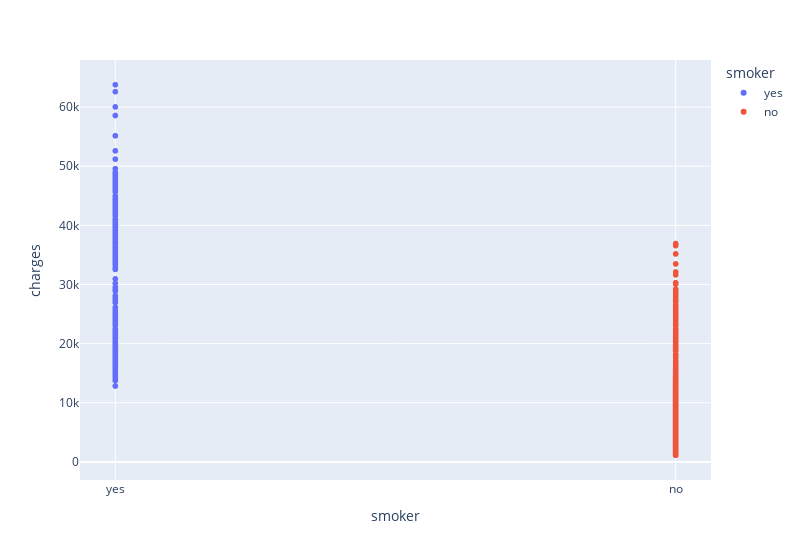

Notebook source saved alongside this figure:
### Markdown cell above
# Multivariate Analysis

### Code cell
px.scatter(df, x='smoker', y='charges', color='smoker', width=800)

### Figure 1 — Plotly figure (JSON) as saved in the notebook; plotly's stock layout.template omitted (floating-point values rounded to 4 significant figures; data arrays with more than 128 entries replaced by an {"elided": "..."} marker saying what was removed)
{"data": [{"hovertemplate": "smoker=%{x}<br>charges=%{y}<extra></extra>", "legendgroup": "yes", "marker": {"color": "#636efa", "symbol": "circle"}, "mode": "markers", "name": "yes", "showlegend": true, "type": "scattergl", "x": {"elided": "274 str values"}, "xaxis": "x", "y": {"elided": "274 float values"}, "yaxis": "y"}, {"hovertemplate": "smoker=%{x}<br>charges=%{y}<extra></extra>", "legendgroup": "no", "marker": {"color": "#EF553B", "symbol": "circle"}, "mode": "markers", "name": "no", "showlegend": true, "type": "scattergl", "x": {"elided": "1063 str values"}, "xaxis": "x", "y": {"elided": "1063 float values"}, "yaxis": "y"}], "layout": {"legend": {"title": {"text": "smoker"}, "tracegroupgap": 0}, "margin": {"t": 60}, "width": 800, "xaxis": {"anchor": "y", "categoryarray": ["yes", "no"], "categoryorder": "array", "domain": [0, 1], "title": {"text": "smoker"}}, "yaxis": {"anchor": "x", "domain": [0, 1], "title": {"text": "charges"}}}}
